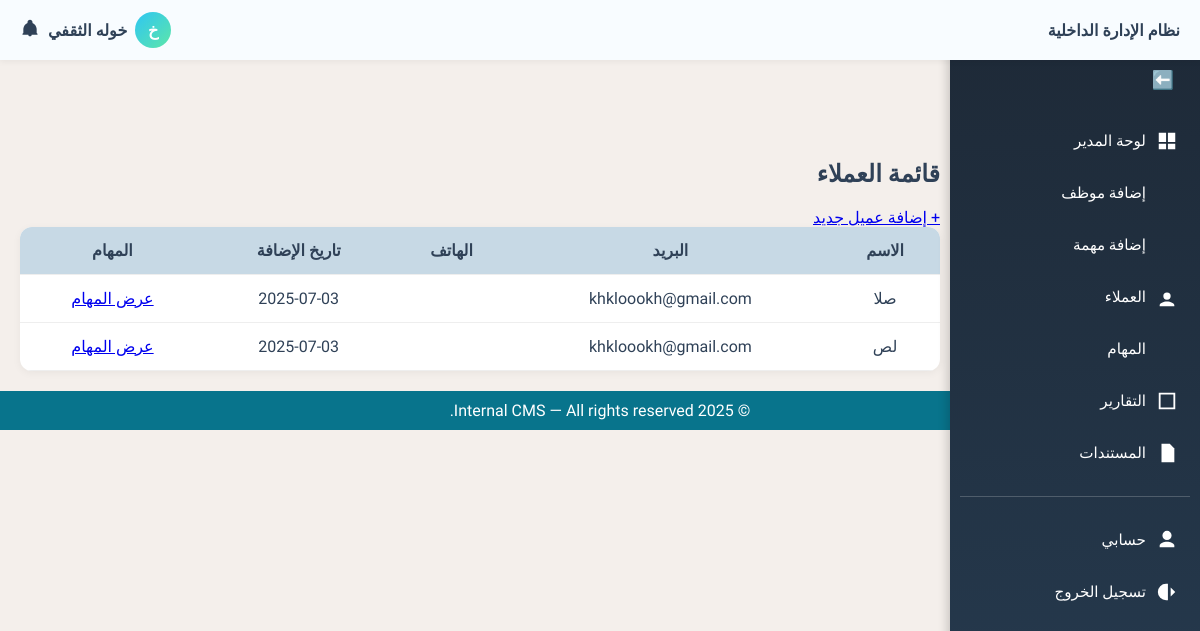
Screenshot of /clients/ (signed in) with the database file from the repository.
### clients/models.py (models this page shows, shortened)
class Client(models.Model):
    name = models.CharField(max_length=255)
    email = models.EmailField(blank=True, null=True)
    phone = models.CharField(max_length=20, blank=True)
    address = models.TextField(blank=True)
    assigned_to = models.ForeignKey(User, on_delete=models.SET_NULL, null=True, blank=True)
    notes = models.TextField(blank=True)
    created_at = models.DateTimeField(auto_now_add=True)
    class Meta:
        verbose_name = 'عميل'
        verbose_name_plural = 'العملاء'

### clients/views.py (the view)
# urls.py: path('', views.client_list, name='client_list'),
@login_required
@role_required(['admin', 'staff'])
def client_list(request):
    user = request.user
    if user.userprofile.role.name == 'admin':
        clients = Client.objects.all()
    else:
        clients = Client.objects.filter(assigned_to=user)
    return render(request, 'clients/list.html', {'clients': clients})

### templates/clients/list.html (shortened to what this page needs)
{% extends 'base.html' %}
{% block content %}
<h2>قائمة العملاء</h2>
{% if request.user.userprofile.role.name == 'admin' %}
  <a href="{% url 'add_client' %}" class="btn btn-success mb-3">+ إضافة عميل جديد</a>
{% endif %}
<table class="table">
    <thead>
        <tr>
            <th>الاسم</th>
            <th>البريد</th>
            <th>الهاتف</th>
            <th>تاريخ الإضافة</th>
            <th>المهام</th>
        </tr>
    </thead>
    <tbody>
        {% for client in clients %}
        <tr>
            <td>{{ client.name }}</td>
            <td>{{ client.email }}</td>
            <td>{{ client.phone }}</td>
            <td>{{ client.created_at|date:"Y-m-d" }}</td>
            <td>
                <a href="{% url 'client_tasks' client.id %}" class="btn btn-sm btn-primary">عرض المهام</a>
            </td>
        </tr>
        {% empty %}
        <tr>
            <td colspan="5">لا توجد بيانات عملاء</td>
        </tr>
        {% endfor %}
    </tbody>
</table>
{% endblock %}

### templates/header.html (shortened to what this page needs)
<div class="header">
  <div class="logo">
    <span class="logo-text">نظام الإدارة الداخلية</span>
  </div>
  <div class="user-section">
    <div class="user-top-row">
      <span class="avatar-circle">{{ request.user.first_name|first|upper }}</span>
<div class="user-dropdown">
  <div class="user-info">
    <span class="user-name">{{ request.user.get_full_name }}</span>
  </div>
</div>
            <div class="notification-icon">
        <svg viewBox="0 0 24 24">
          <path d="M12 2C10.3 2 9 3.3 9 5v1.1C6.2 7.2 4.3 9.9 4 13v5l-1 1v1h18v-1l-1-1v-5c-.3-3.1-2.2-5.8-5-6.9V5c0-1.7-1.3-3-3-3zm0 20c1.1 0 2-.9 2-2h-4c0 1.1.9 2 2 2z"/>
        </svg>
      </div>
    </div>
  </div>
</div>

### templates/base.html (style rules this page uses)
html, body { max-width: 100%; overflow-x: hidden; font-family: 'Tajawal', sans-serif; background-color: #F4EFEB; color: #2F4157; margin: 0; padding: 0; padding-top: 60px; }
.table { width: 100%; border-collapse: collapse; background: #fff; border-radius: 12px; overflow: hidden; box-shadow: 0 2px 8px rgba(0,0,0,0.05); }
.table th, .table td { padding: 14px; border-bottom: 1px solid #eee; text-align: center; white-space: nowrap; }
.table th { background-color: #C7D9E5; color: #2F4157; }

### templates/header.html (style rules this page uses)
.header { background: #f8fcff; color: #2F4157; height: 60px; padding: 0 20px; font-family: 'Tajawal', sans-serif; display: flex; justify-content: space-between; align-items: center; box-shadow: 0 2px 6px rgba(0,0,0,0.05); direction: rtl; position: fixed; top: 0; left: 0; right: 0; z-index: 1000; }
.logo-text { font-size: 1rem; font-weight: 700; }
.user-section { display: flex; flex-direction: column; align-items: flex-end; gap: 4px; }
.user-top-row { display: flex; align-items: center; gap: 8px; }
.notification-icon svg { width: 20px; height: 20px; fill: #2F4157; cursor: pointer; }
.user-name { font-size: 1rem; font-weight: 700; margin: 0; margin-bottom: 0rem; color: #2F4157; }
.avatar-circle { display: flex; align-items: center; justify-content: center; width: 36px; height: 36px; border-radius: 50%; background: linear-gradient(135deg, #2EC6F3, #5DE6A9); color: #fff; font-size: 1rem; font-weight: bold; }
.user-info { display: flex; flex-direction: column; align-items: flex-end; text-align: right; }
.user-dropdown { position: relative; display: inline-block; }
.user-info { display: flex; flex-direction: column; align-items: flex-end; cursor: pointer; }

### rows the page displays
Client: name "صلا", email "khkloookh@gmail.com", created_at "2025-07-03"
Client: name "لص", email "khkloookh@gmail.com", created_at "2025-07-03"

### other values shown
{{ request.user.first_name|first|upper }} "خ"
{{ request.user.get_full_name }} "خوله الثقفي"
